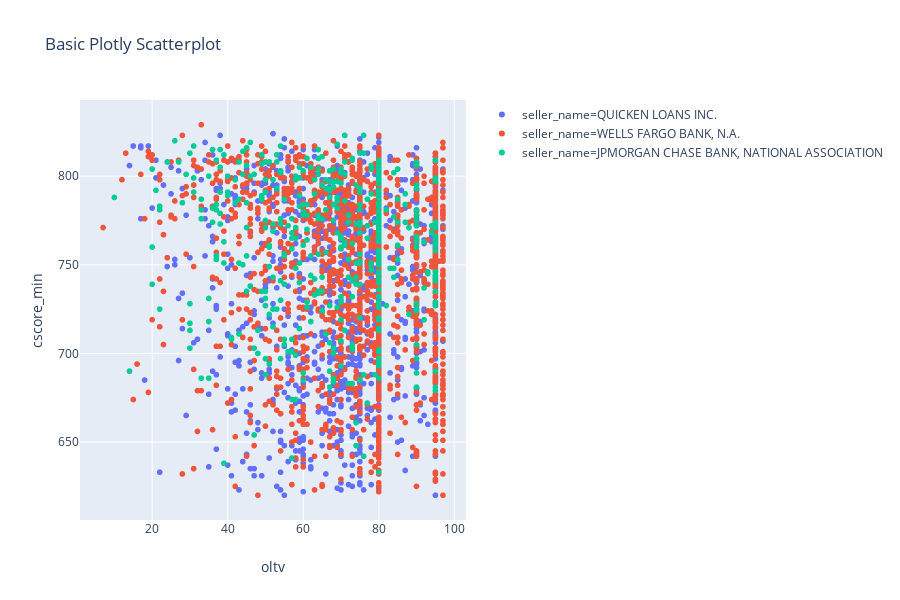

The notebook cell saved with this chart:
### Markdown cell above
**Plotly Example:**

- [Link to documentation here](https://plot.ly/python/plotly-express/).
- With plotly express, the full figure is created with a single call to `px.scatter()`. 
- Note that column names are passed as text to the x and y params, etc.

### Code cell
# single call to px.scatter creates the plotly express figure
basic_plotly_fig = px.scatter(
    # select data frame of reference
    data_frame = downsamp_top_3_lenders_df, 
    # column name of x-axis data
    x="oltv", 
    # column name of y-axis data
    y="cscore_min", 
    # column name of categories to use for colors
    color="seller_name",
    # text to be used for chart title
    title = "Basic Plotly Scatterplot",
    # setting the size of the plot to be output
    height = 600,
    width = 900
)

# displays the chart in-line
basic_plotly_fig

### Figure 1 — Plotly figure (JSON) as saved in the notebook; plotly's stock layout.template omitted (floating-point values rounded to 4 significant figures; data arrays with more than 128 entries replaced by an {"elided": "..."} marker saying what was removed)
{"data": [{"hoverlabel": {"namelength": 0}, "hovertemplate": "seller_name=QUICKEN LOANS INC.<br>oltv=%{x}<br>cscore_min=%{y}", "legendgroup": "seller_name=QUICKEN LOANS INC.", "marker": {"color": "#636efa", "symbol": "circle"}, "mode": "markers", "name": "seller_name=QUICKEN LOANS INC.", "showlegend": true, "type": "scattergl", "x": {"elided": "1136 int values"}, "xaxis": "x", "y": {"elided": "1136 int values"}, "yaxis": "y"}, {"hoverlabel": {"namelength": 0}, "hovertemplate": "seller_name=WELLS FARGO BANK, N.A.<br>oltv=%{x}<br>cscore_min=%{y}", "legendgroup": "seller_name=WELLS FARGO BANK, N.A.", "marker": {"color": "#EF553B", "symbol": "circle"}, "mode": "markers", "name": "seller_name=WELLS FARGO BANK, N.A.", "showlegend": true, "type": "scattergl", "x": {"elided": "1641 int values"}, "xaxis": "x", "y": {"elided": "1641 int values"}, "yaxis": "y"}, {"hoverlabel": {"namelength": 0}, "hovertemplate": "seller_name=JPMORGAN CHASE BANK, NATIONAL ASSOCIATION<br>oltv=%{x}<br>cscore_min=%{y}", "legendgroup": "seller_name=JPMORGAN CHASE BANK, NATIONAL ASSOCIATION", "marker": {"color": "#00cc96", "symbol": "circle"}, "mode": "markers", "name": "seller_name=JPMORGAN CHASE BANK, NATIONAL ASSOCIATION", "showlegend": true, "type": "scattergl", "x": {"elided": "447 int values"}, "xaxis": "x", "y": {"elided": "447 int values"}, "yaxis": "y"}], "layout": {"height": 600, "legend": {"tracegroupgap": 0}, "title": {"text": "Basic Plotly Scatterplot"}, "width": 900, "xaxis": {"anchor": "y", "autorange": true, "domain": [0, 0.98], "range": [0.7835, 103.2], "title": {"text": "oltv"}, "type": "linear"}, "yaxis": {"anchor": "x", "autorange": true, "domain": [0, 1], "range": [606.0, 843.0], "title": {"text": "cscore_min"}, "type": "linear"}}}
